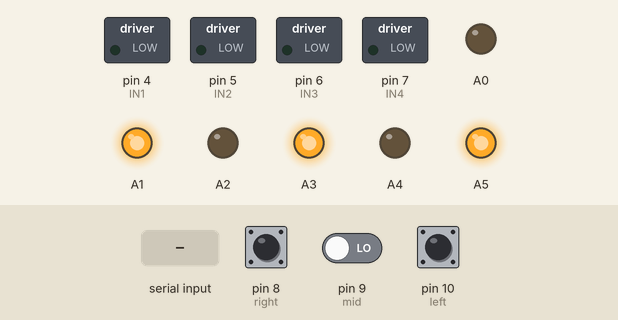
A sketch run on a simulated Arduino Uno, built with avr-gcc and run on an emulated ATmega328P. Parts: switched loads named in the sketch (green lamp = pin HIGH), output pins drawn as LEDs (lit = HIGH). The inputs (shaded band) are chosen by the test bench; at power-on: pin 8 (right) LOW, pin 9 (mid) LOW, pin 10 (left) LOW.

Above: at 1.2 s.
1.3 s: "w" received over the second serial link
At 1.7 s:
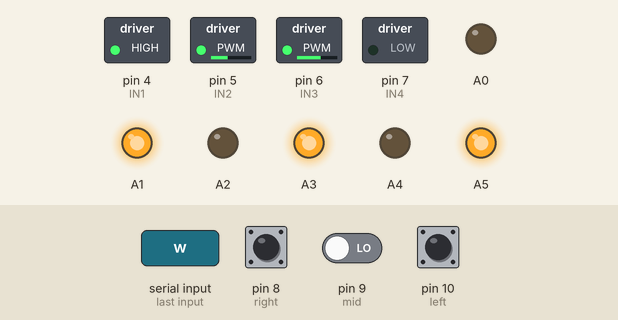
3.3 s: "l" received over the second serial link
At 3.7 s:
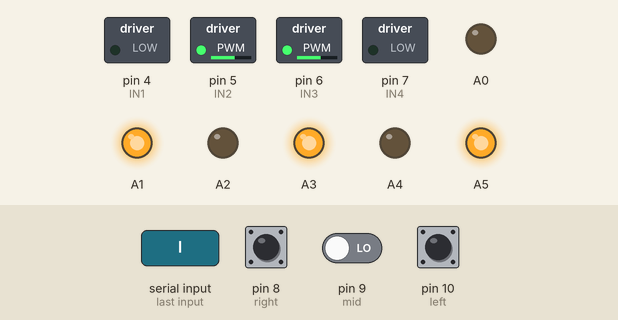
5.3 s: "r" received over the second serial link
At 5.7 s:
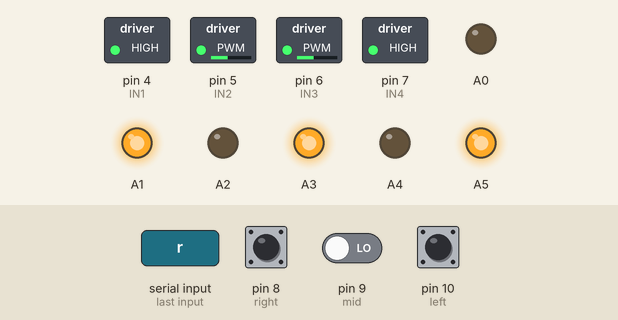
7.3 s: "b" received over the second serial link
At 7.7 s:
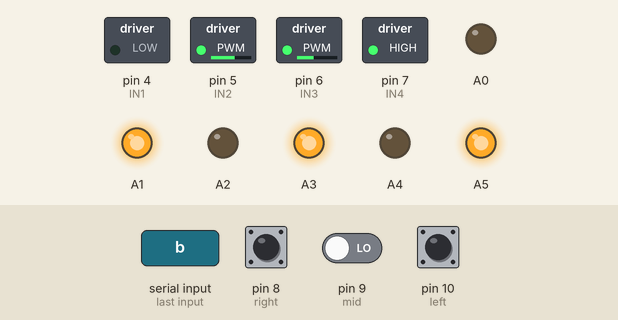
9.3 s: "n" received over the second serial link
At 9.7 s:
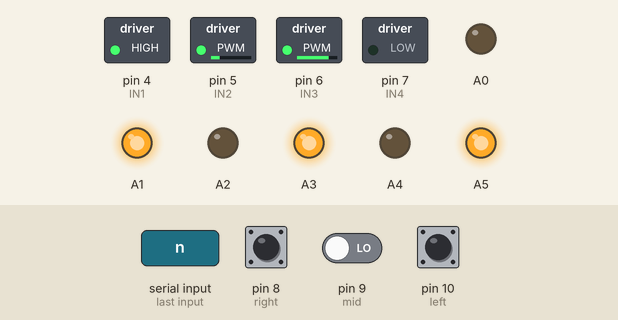
10.8 s: "f" received over the second serial link
At 12.0 s:
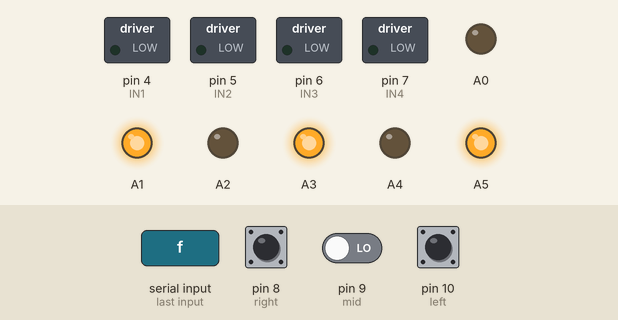
Timing chart, 0 to 13.3 s (numbered marks = the images above; inputs shaded):
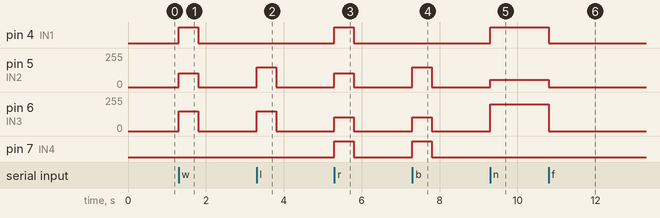

Measured:
- after the input at 1.3 s, pin 4 (IN1): LOW → HIGH at once, → LOW 0.50 s later; pin 5 (IN2): 0/255 → 105/255 at once, → 0/255 0.50 s later; pin 6 (IN3): 0/255 → 150/255 at once, → 0/255 0.50 s later
- after the input at 3.3 s, pin 5 (IN2), pin 6 (IN3): 0/255 → 150/255 at once, → 0/255 0.50 s later
- after the input at 5.3 s, pin 4 (IN1), pin 7 (IN4): LOW → HIGH at once, → LOW 0.50 s later; pin 5 (IN2), pin 6 (IN3): 0/255 → 105/255 at once, → 0/255 0.50 s later
- after the input at 7.3 s, pin 5 (IN2): 0/255 → 150/255 at once, → 0/255 0.50 s later; pin 6 (IN3): 0/255 → 105/255 at once, → 0/255 0.50 s later; pin 7 (IN4): LOW → HIGH at once, → LOW 0.50 s later
- after the input at 9.3 s, pin 4 (IN1): LOW → HIGH at once; pin 5 (IN2): 0/255 → 55/255 at once; pin 6 (IN3): 0/255 → 200/255 at once
- after the input at 10.8 s, pin 4 (IN1): HIGH → LOW at once; pin 5 (IN2): 55/255 → 0/255 at once; pin 6 (IN3): 200/255 → 0/255 at once

The sketch:

RobotFollowsBlackLineOrGoBluetooh.ino
```cpp
#include <SoftwareSerial.h>

SoftwareSerial mySerial(11, 12); // RX, TX

#define IN1	4
#define IN2	5
#define IN3	6
#define IN4	7
#define MAX_SPEED 255 //từ 0-255
#define MIN_SPEED 0
#define right 8
#define mid 9
#define left 10

int leftValue = 0;
int midValue = 0.001;
int rightValue = 0;

int error, previous_error;

float Kp = 0;
float Ki = 0;
float Kd = 0;


void setup()
{
  mySerial.begin(9600);
  // Serial.begin(9600);
	pinMode(IN1, OUTPUT);
	pinMode(IN2, OUTPUT);
	pinMode(IN3, OUTPUT);
	pinMode(IN4, OUTPUT);

  pinMode(A0, OUTPUT);
  pinMode(A1, OUTPUT);
  pinMode(A2, OUTPUT);
  pinMode(A3, OUTPUT);
  pinMode(A4, OUTPUT);
  pinMode(A5, OUTPUT);

  digitalWrite(A0, LOW);
  digitalWrite(A1, HIGH);
  digitalWrite(A2, LOW);
  digitalWrite(A3, HIGH);
  digitalWrite(A4, LOW);
  digitalWrite(A5, HIGH);
}

void motor_Trai_Dung() {
	digitalWrite(IN1, LOW);
	digitalWrite(IN2, LOW);
}

void motor_Phai_Dung() {
	digitalWrite(IN3, LOW);
	digitalWrite(IN4, LOW);
}

void motor_Trai_Tien(int speed) { //speed: từ 0 - MAX_SPEED
	speed = constrain(speed, MIN_SPEED, MAX_SPEED);//đảm báo giá trị nằm trong một khoảng từ 0 - MAX_SPEED - http://arduino.vn/reference/constrain
	digitalWrite(IN1, HIGH);// chân này không có PWM
	analogWrite(IN2, 255 - speed);
}

void motor_Trai_Lui(int speed) {
	speed = constrain(speed, MIN_SPEED, MAX_SPEED);//đảm báo giá trị nằm trong một khoảng từ 0 - MAX_SPEED - http://arduino.vn/reference/constrain
	digitalWrite(IN1, LOW);// chân này không có PWM
	analogWrite(IN2, speed);
}

void motor_Phai_Tien(int speed) { //speed: từ 0 - MAX_SPEED
	speed = constrain(speed, MIN_SPEED, MAX_SPEED);//đảm báo giá trị nằm trong một khoảng từ 0 - MAX_SPEED - http://arduino.vn/reference/constrain
	analogWrite(IN3, speed); //dau nguoc
	digitalWrite(IN4, LOW);// chân này không có PWM
}

void motor_Phai_Lui(int speed) {
	speed = constrain(speed, MIN_SPEED, MAX_SPEED);//đảm báo giá trị nằm trong một khoảng từ 0 - MAX_SPEED - http://arduino.vn/reference/constrain
	analogWrite(IN3, 255 - speed);
	digitalWrite(IN4, HIGH);// chân này không có PWM
}

void re_Trai(int speed, int PID_value){
  motor_Phai_Tien(speed + PID_value); // motor 1 tiến
	motor_Trai_Lui(speed - PID_value);
}

void re_Phai(int speed, int PID_value){
  motor_Trai_Tien(speed + PID_value); // motor 1 tiến
	motor_Phai_Lui(speed - PID_value);
}

void di_Thang(int speed){
  motor_Trai_Tien(speed); // motor 1 tiến
	motor_Phai_Tien(speed);
}

void di_Lui(int speed){
  motor_Trai_Lui(speed); // motor 1 tiến
	motor_Phai_Lui(speed);
}

void dung_Xe(){
  motor_Trai_Dung();
	motor_Phai_Dung();
}


int read_Sensor_Values(){
  //Tốc độ rẽ
  int speed = 100;

  leftValue = digitalRead(left); //Luu lich su trai
  midValue = digitalRead(mid); //Luu lich su giua
  rightValue = digitalRead(right); //Luu lich su phap

  /*
  * error < 0 : Lech Trai
  * error = 0 : Khong lech
  * error > 0 : Lech Phai
  */

  if((leftValue == 0)&&(midValue == 0)&&(rightValue == 0)){// Truong hop lech khoi Vach Den
    if(error > 0){
      error = 3;
    } else if(error < 0){
      error = -3;
    }else if(error == 0){
      error = 0;
    }
  }else if((leftValue == 0)&&(midValue == 0)&&(rightValue == 1)){
    error = 2;
  }else if((leftValue == 0)&&(midValue == 1)&&(rightValue == 0)){
    error = 0;
  }else if((leftValue == 0)&&(midValue == 1)&&(rightValue == 1)){
    error = 1;
  }else if((leftValue == 1)&&(midValue == 0)&&(rightValue == 0)){
    error = -2;
  }else if((leftValue == 1)&&(midValue == 0)&&(rightValue == 1)){
    di_Lui(speed);
  }else if((leftValue == 1)&&(midValue == 1)&&(rightValue == 0)){
    error = -1;
  }else if((leftValue == 1)&&(midValue == 1)&&(rightValue == 1)){
    if(error > 0){
      error = 3;
    } else if(error < 0){
      error = -3;
    }else if(error == 0){
      error = 0;
    }
  }

  return error;
}

int calculate_pid(int error, int previous_error)
{
  int P;
  float I, D;

  P = error;
  I = I + error;
  D = error - previous_error;

  int PID_value = (Kp*P) + (Ki*I) + (Kd*D);

  return PID_value;
}

void moto_Control(int speed, int PID_value){
  if(error < 0){
    re_Trai(speed, PID_value);
  } else if(error > 0){
    re_Phai(speed, PID_value);
  }else if(error == 0) {
    di_Thang(speed);
  }
}

void do_Duong(){
  previous_error = error;
  error = read_Sensor_Values();
  int PID_value = calculate_pid(error, previous_error);
  moto_Control(200, PID_value);
}

void ESP_run(char signal){
  switch (signal) {
    case 'w':
      di_Thang(150);
      delay(500);
      dung_Xe();
      break;
    case 'l':
      re_Trai(150, 0);
      delay(500);
      dung_Xe();
      break;
    case 'r':
      re_Phai(150, 0);
      delay(500);
      dung_Xe();
      break;
    case 'b':
      di_Lui(150);
      delay(500);
      dung_Xe();
      break;
    default:
      dung_Xe();
  }
}

bool doDuong = false;
void loop()
{
  char c;
  if(mySerial.available()){
    c = mySerial.read();
  }

  if(c == 'n'){
    doDuong = true;
  }

  if(c == 'f'){
    doDuong = false;
  }

  if(doDuong){
    do_Duong();
  }else{
    ESP_run(c);
  }
}
```
